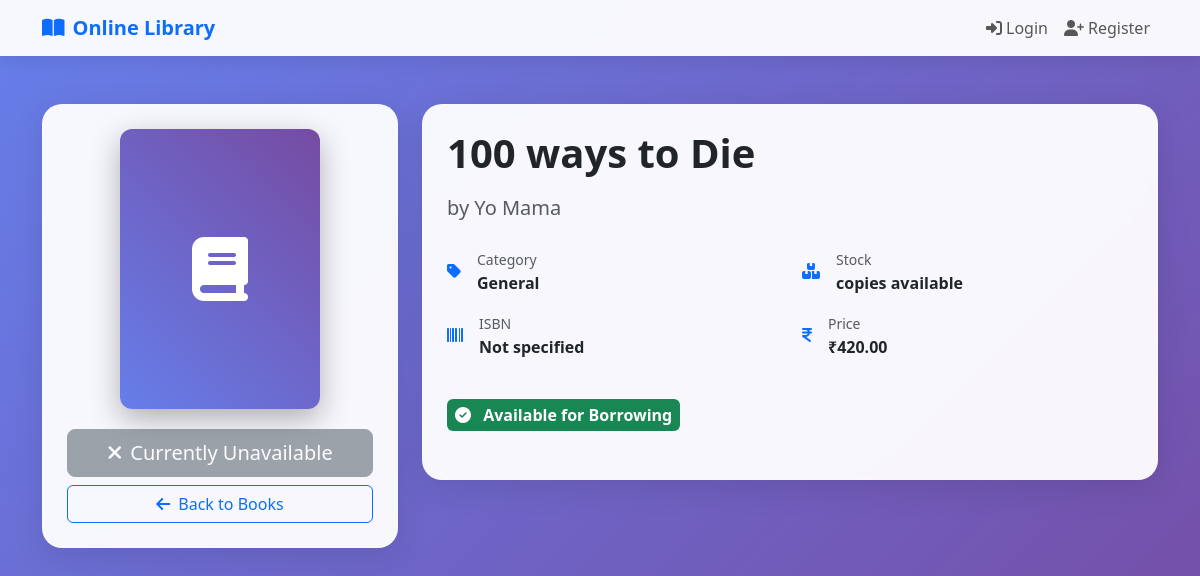
The app's page /books/15/ with its own data.
### catalog/models.py (models this page shows, shortened)
class Book(models.Model):
    CATEGORY_CHOICES = [
        ('Science', 'Science'),
        ('Fiction', 'Fiction'),
        ('Mathematics', 'Mathematics'),
        ('History', 'History'),
        ('DataScience','DataScience'),
    ]
    LANGUAGE_CHOICES = [
        ('English', 'English'),
        ('Spanish', 'Spanish'),
        ('French', 'French'),
        ('German', 'German'),
        ('Other', 'Other'),
    ]
    title = models.CharField(max_length=255)
    author = models.CharField(max_length=255)
    isbn = models.CharField(max_length=50, blank=True)
    category = models.CharField(max_length=50, choices=CATEGORY_CHOICES)
    description = models.TextField(blank=True, null=True)
    publication_date = models.DateField(null=True, blank=True)
    pages = models.IntegerField(null=True, blank=True)
    language = models.CharField(max_length=50, choices=LANGUAGE_CHOICES, default='English')
    price = models.DecimalField(max_digits=8, decimal_places=2, default=0)
    total_copies = models.IntegerField(default=1)
    available_copies = models.IntegerField(default=1)
    image = models.ImageField(upload_to='book_covers/', null=True, blank=True)
    created_at = models.DateTimeField(auto_now_add=True)
    updated_at = models.DateTimeField(auto_now=True)
    @property
    def is_available(self):
        return self.available_copies > 0

### catalog/views.py (the view)
# urls.py: path("books/<int:pk>/", views.book_detail, name="book_detail"),
def book_detail(request, pk):
    book = get_object_or_404(Book, pk=pk)
    return render(request, "catalog/book_detail.html", {"book": book})

### templates/catalog/book_detail.html (shortened to what this page needs)
{% extends "catalog/base.html" %}
{% block content %}
<div class="container py-5">
    <div class="row">
        <div class="col-md-4">
            <div class="glass-card p-4 text-center">
                <div class="book-cover-large" style="width: 200px; height: 280px; background: linear-gradient(45deg, #667eea, #764ba2); border-radius: 12px; display: inline-flex; align-items: center; justify-content: center; color: white; font-size: 4rem; margin-bottom: 20px;">
                    <i class="fas fa-book"></i>
                </div>
                <div class="d-grid gap-2">
                    {% if book.stock > 0 %}
                    <a href="{% url 'borrow_book' book.pk %}" class="btn btn-gradient btn-lg">
                        <i class="fas fa-hand-holding me-2"></i>Borrow This Book
                    </a>
                    {% else %}
                    <button class="btn btn-secondary btn-lg" disabled>
                        <i class="fas fa-times me-2"></i>Currently Unavailable
                    </button>
                    {% endif %}
                    <a href="{% url 'book_list' %}" class="btn btn-outline-primary">
                        <i class="fas fa-arrow-left me-2"></i>Back to Books
                    </a>
                </div>
            </div>
        </div>
        <div class="col-md-8">
            <div class="glass-card p-4">
                <h1 class="display-6 fw-bold mb-3">{{ book.title }}</h1>
                <p class="lead text-muted mb-4">by {{ book.author }}</p>
                <div class="row mb-4">
                    <div class="col-md-6">
                        <div class="d-flex align-items-center mb-3">
                            <i class="fas fa-tag me-3 text-primary"></i>
                            <div>
                                <small class="text-muted">Category</small>
                                <div class="fw-semibold">{{ book.category.name|default:"General" }}</div>
                            </div>
                        </div>
                        <div class="d-flex align-items-center mb-3">
                            <i class="fas fa-barcode me-3 text-primary"></i>
                            <div>
                                <small class="text-muted">ISBN</small>
                                <div class="fw-semibold">{{ book.isbn|default:"Not specified" }}</div>
                            </div>
                        </div>
                    </div>
                    <div class="col-md-6">
                        <div class="d-flex align-items-center mb-3">
                            <i class="fas fa-boxes me-3 text-primary"></i>
                            <div>
                                <small class="text-muted">Stock</small>
                                <div class="fw-semibold">{{ book.stock }} copies available</div>
                            </div>
                        </div>
                        <div class="d-flex align-items-center mb-3">
                            <i class="fas fa-indian-rupee-sign me-3 text-primary"></i>
                            <div>
                                <small class="text-muted">Price</small>
                                <div class="fw-semibold">₹{{ book.price }}</div>
                            </div>
                        </div>
                    </div>
                </div>
                <div class="availability-badge mb-4">
                    <span class="badge bg-{% if book.is_available %}success{% else %}danger{% endif %} p-2 fs-6">
                        <i class="fas fa-{% if book.is_available %}check-circle{% else %}times-circle{% endif %} me-2"></i>
                        {% if book.is_available %}Available for Borrowing{% else %}Currently Unavailable{% endif %}
                    </span>
                </div>
            </div>
        </div>
    </div>
</div>
{% endblock %}

### templates/catalog/base.html (style rules this page uses)
:root { --primary: #2c3e50; --secondary: #3498db; --success: #27ae60; --warning: #f39c12; --danger: #e74c3c; --light: #ecf0f1; --dark: #2c3e50; }
body { font-family: 'Segoe UI', Tahoma, Geneva, Verdana, sans-serif; background: linear-gradient(135deg, #667eea 0%, #764ba2 100%); min-height: 100vh; }
.glass-card { background: rgba(255, 255, 255, 0.95); backdrop-filter: blur(10px); border-radius: 20px; border: 1px solid rgba(255, 255, 255, 0.2); box-shadow: 0 8px 32px rgba(0, 0, 0, 0.1); }

### templates/catalog/book_detail.html (style rules this page uses)
.book-cover-large { box-shadow: 0 10px 30px rgba(0, 0, 0, 0.3); }
.availability-badge .badge { font-size: 1.1em; padding: 10px 20px; }

### records on screen
Book: title "100 ways to Die", author "Yo Mama", category.name "General", isbn "Not specified", price "420.00"
